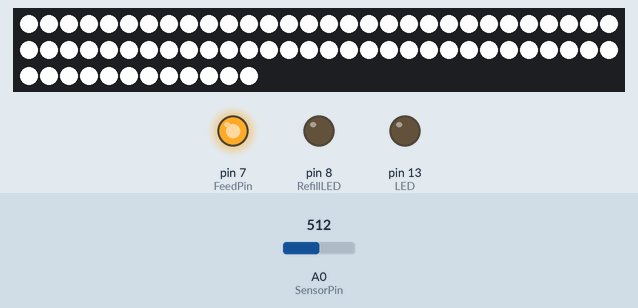
This sketch was run on a simulated Arduino Uno, built with avr-gcc and run on an emulated ATmega328P. Shown: 72 RGB LEDs in strip order, left to right, continuing on the next row, output pins drawn as LEDs (lit = HIGH). The inputs (shaded band) are chosen by the test bench; at power-on: A0 (SensorPin) = 512.

Above: at 0.1 s.

The sketch:

state_machine.ino
```cpp
#include <Adafruit_NeoPixel.h>
#define LED_PIN 6
#define LED_COUNT 72
Adafruit_NeoPixel strip(LED_COUNT, LED_PIN);

#define FeedPin 7 //Pin to control feeding valve
#define RefillLED 8 //Refill LED
#define SensorPin A0 //pH meter Analog output to Arduino Analog Input 0
#define Offset 0.00 //deviation compensate
#define LED 13
#define samplingInterval 20
#define printInterval 800
#define ArrayLenth 40 //times of collection
#define daytime 13 //hours of light
#define nightime 10 //hours of night
#define rise 30 //minutes of dusk and dawn
int pHArray[ArrayLenth]; //Store the average value of the sensor feedback
int pHArrayIndex=0;
unsigned long t = 0;
unsigned long start_time = 0;
unsigned long end_time = 0;
unsigned long cooldown = 0;
unsigned long goal_t = 0;
int state = 0;
int refill_state = 0;
int prev_state;

void setup(void)
{
  //Start with strip on (daylight)
  strip.begin();
  uint32_t white = strip.Color(255, 255, 255);
  strip.fill(white, 0);
  strip.setBrightness(255);
  strip.show();

  //Set feed pina nd refill LED pin
  pinMode(FeedPin, OUTPUT);
  pinMode(RefillLED, OUTPUT);
  digitalWrite(FeedPin, HIGH);
  digitalWrite(RefillLED, LOW);

  //pH sensor
  pinMode(LED,OUTPUT);
  Serial.begin(9600);
}

void loop(void)
{
  static unsigned long samplingTime = millis();
  static unsigned long printTime = millis();
  static float pHValue,voltage;
  float factor;

  t = t + samplingTime;
  //This collects pH samples
  if(millis()-samplingTime > samplingInterval)
  {
    pHArray[pHArrayIndex++]=analogRead(SensorPin);
    if(pHArrayIndex==ArrayLenth)pHArrayIndex=0;
    voltage = avergearray(pHArray, ArrayLenth)*5.0/1024;
    pHValue = 3.5*voltage+Offset;
    samplingTime=millis();
  }

  //If pH value above limit and the cooldown of 30 minutes has occured, go into feed state
  if(pHValue > 6.5 and millis()>cooldown){
    if(state != 4){
      prev_state = state;
      start_time = t;
      end_time = t + 10000; //Set end time to 10 seconds after start
      cooldown = millis() + 1800000;
    }
    state = 4;
  }

  // Main state machine //
  //Only run every 30 minutes
  if(t%1800000 < 1000 || t%1800000 > 1800000 - 1000){

    if(state == 0){ //Idle state lights on
        if((t+1000)/3600000 > daytime && (t-1000)/3600000 < daytime){ //check if all the daylight hours have passed with a 1000 millisecond margin
          state = 2;
          t = 0;
        }
        else{
          //Keep lights at max brightness
          strip.setBrightness(255);
          strip.show();
        }
    }
    else if(state == 1){ //Idle state lights off
        if((t+1000)/3600000 > nightime && (t-1000)/3600000 < nightime){ //check if all the nightime hours have passed with a 1000 millisecond margin
          state = 3;
          t = 0;
        }
        else{
          //Keep lights off
          strip.setBrightness(0);
          strip.show();
        }
    }
    else if(state == 2){ //30 min light transition to off
        if((t+1000)/1800000 > rise && (t-1000)/1800000 < rise){ //check if all the nightime hours have passed with a 1000 millisecond margin
          state = 1;
          t = 0;
        }
        else{
          //gradually turn lights off
          factor = t/(rise*1800000); //find factor by which to multiply max brightness
          strip.setBrightness(255*(1-factor));
          strip.show();
        }
    }
    else if(state == 3) { //30 min light transition to on
        if((t+1000)/1800000 > rise && (t-1000)/1800000 < rise){ //check if all the nightime hours have passed with a 1000 millisecond margin
          state = 0;
          t = 0;
        }
        else{
          //gradually turn lights on
          factor = t/(rise*1800000); //find factor by which to multiply max brightness
          strip.setBrightness(255*factor);
          strip.show();
        }
    }
    else if(state == 4 and millis()>cooldown) { //Feed state
      if(t > end_time){
        state = prev_state;
        digitalWrite(FeedPin, HIGH);
      }
      else{
         //feed plant
        digitalWrite(FeedPin, LOW);
      }
    }

    if(refill_state == 1){ //Keep refill LED on if refill needed
      //turn on LED
      digitalWrite(RefillLED, HIGH);
    }
    else{
      digitalWrite(RefillLED, LOW);
    }
  }
}

double avergearray(int* arr, int number){
  int i;
  int max,min;
  double avg;
  long amount=0;
  if(number<=0){
    Serial.println("Error number for the array to avraging!/n");
    return 0;
  }
  if(number<5){ //less than 5, calculated directly statistics
    for(i=0;i<number;i++){
      amount+=arr[i];
    }
    avg = amount/number;
    return avg;
  }else{
    if(arr[0]<arr[1]){
      min = arr[0];max=arr[1];
    }
    else{
      min=arr[1];max=arr[0];
    }
    for(i=2;i<number;i++){
      if(arr[i]<min){
        amount+=min; //arr<min
        min=arr[i];
      }else {
        if(arr[i]>max){
          amount+=max; //arr>max
          max=arr[i];
        }else{
          amount+=arr[i]; //min<=arr<=max
        }
      }//if
    }//for
    avg = (double)amount/(number-2);
  }//if
  return avg;
}
```
